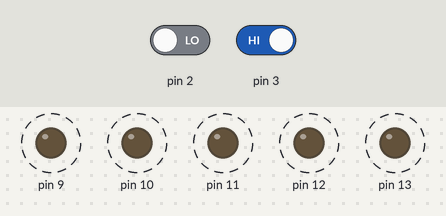
Bench run of a sketch on a simulated Arduino Uno, built with avr-gcc and run on an emulated ATmega328P. On the bench: output pins drawn as LEDs (lit = HIGH). Dashed ring = blinking. The test bench sets the inputs (shaded band); at power-on: pin 2 LOW, pin 3 HIGH.

Above: at 1.3 s.
1.4 s: pin 2 driven HIGH
At 1.55 s:
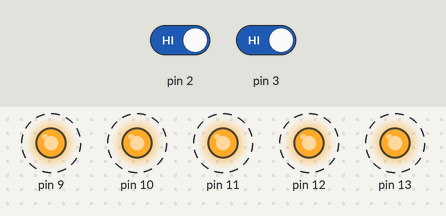
4.4 s: pin 3 driven LOW
7.4 s: pin 3 driven HIGH
At 7.55 s:
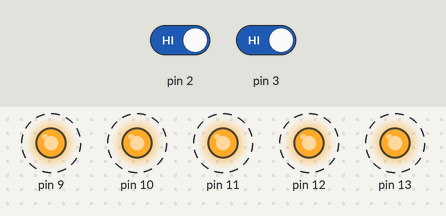
10.4 s: pin 2 driven LOW
Timing chart, 0 to 14.4 s (numbered marks = the images above; inputs shaded):
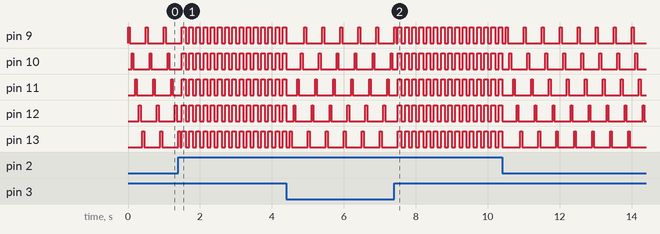

Measured:
- after the input at 1.4 s, pin 9: alternates HIGH for 0.10 s and LOW for 0.10 s, starting after 0.20 s; pin 10–13: alternates HIGH for 0.10 s and LOW for 0.10 s, starting after 0.10 s
- after the input at 4.4 s, pin 9: alternates HIGH for 0.05 s and LOW for 0.45 s, starting after 0.50 s; pin 10: alternates HIGH for 0.05 s and LOW for 0.45 s, starting after 0.40 s
- after the input at 7.4 s, pin 9–12: alternates HIGH for 0.10 s and LOW for 0.10 s, starting after 0.10 s; pin 13: alternates HIGH for 0.10 s and LOW for 0.10 s, starting after 0.20 s
- after the input at 10.4 s, pin 12: alternates HIGH for 0.05 s and LOW for 0.45 s, starting after 0.40 s; pin 13: alternates HIGH for 0.05 s and LOW for 0.45 s, starting after 0.50 s
- by itself, pin 9–13: alternates HIGH for 0.05 s and LOW for 0.45 s

The sketch:

p5_200ej4.ino
```cpp
// 1. Configura el pin 3 y 4 como entrada y el pin 13, 12, 11, 10 y 9 como salida.
// 2. Al activar el switch deslizable 1 los leds deben de encender de derecha a izquierda, al activar el switch
//    deslizable 2 los leds deben de prender de izquierda a derecha. Si ambos son activados los leds deben de parpadear.


// 1.
void setup() {

  pinMode(13, OUTPUT);
  pinMode(12, OUTPUT);
  pinMode(11, OUTPUT);
  pinMode(10, OUTPUT);
  pinMode(9, OUTPUT);
  pinMode(2, INPUT);
  pinMode(3, INPUT);
}

void loop() {
  // Condicional
  if(digitalRead(2)==HIGH && digitalRead(3)==LOW){
   // Bucle encendido y apagado Pines --> i.
   for(int i = 13; i>=9; i--){
    digitalWrite(i, HIGH);
    delay(50);
    digitalWrite(i, LOW);
    delay(50);
    }
  }

  if(digitalRead(2)==LOW && digitalRead(3)==HIGH){
    // Bucle encendido y apagado
    for(int i = 9; i<=13; i++){
    digitalWrite(i, HIGH);
    delay(50);
    digitalWrite(i, LOW);
    delay(50);
    }
  }

  if(digitalRead(2)==HIGH && digitalRead(3)==HIGH){
    for(int i = 9; i<=13; i++){
    digitalWrite(i, HIGH);
    }
    delay(100);
    for(int i = 9; i<=13; i++){
    digitalWrite(i, LOW);
    }
    delay(100);
  }
}
```
